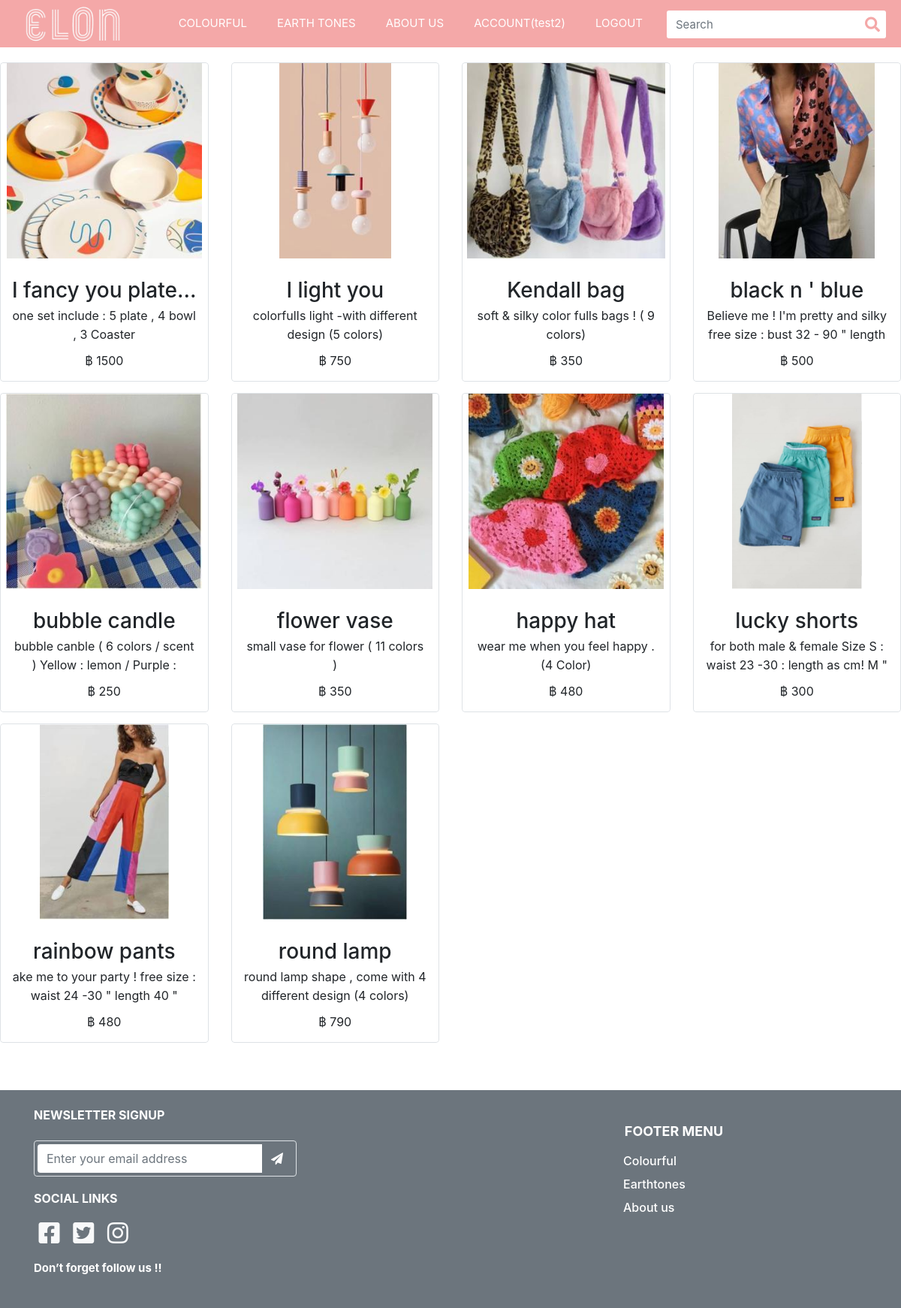
Page /List?category=Colourful (signed in) on the committed database.
### item/models.py (models this page shows, shortened)
class Item(models.Model):
    name = models.CharField(max_length=300)
    detail = models.TextField(max_length=1000)
    slug = models.SlugField(unique=True,default=None)
    img = models.ImageField(default='default_item.png', upload_to='item_pics')
    amount = models.PositiveIntegerField(default=0)
    category = models.ForeignKey(Category, on_delete=models.PROTECT,default=None)
    price = models.PositiveIntegerField(default=0)
    hashtag = models.TextField(max_length=100,default=None)
    class Meta:
        verbose_name_plural = "สินค้า"

### item/views.py (the view)
# urls.py: path('List',views.Listitem),
def Listitem(request):
    cat = request.GET['category']
    if cat == "Colourful":
        title = "COLOURFUL"
        some_colour = Category.objects.get(category="Colourful")
        Item_colour = Item.objects.all().filter(category=some_colour).order_by('name')
        context = {'Item': Item_colour,'title' : title}
    else:
        title = "EARTH TONES"
        some_Earthtones = Category.objects.get(category="Earthtones")
        Item_Earthtones = Item.objects.all().filter(category=some_Earthtones).order_by('name')
        context = {'Item': Item_Earthtones,'title' : title}
    return render(request,'Category.html',context=context)

### template/Category.html (shortened to what this page needs)
{% extends "1Navbar.html" %}
{% load static %}
{% block content %}
<!DOCTYPE html>
<html lang="en">
<head>
    <link rel="stylesheet" href="{% static 'css/COLORFUL.css' %}">
    <link rel="stylesheet" href="https://code.jquery.com/jquery-3.4.1.min.js" />
    <link rel="stylesheet" href="https://stackpath.bootstrapcdn.com/bootstrap/4.3.1/js/bootstrap.min.js" />
</head>
<body>
     <div class="productList1" id="productList1_">
        <div class="productWidget">
            <div class="row ">
                {% for item in Item %}
                <div class="item col-6 col-md-6 col-lg-3 mobileProductList1">
                    <div class="itemInner rounded" style="display: flex; overflow: hidden; width: 100%;">
                        <div class="thumbnail border rounded">
                            <div class="productImage rounded-top">
                                <img class="mx-auto"
                                    src="{{ item.img.url }}"
                                    alt="XOXO BonBon Liquid Matte Lip Limited Box Set "
                                    title="XOXO BonBon Liquid Matte Lip Limited Box Set " style="opacity: 1;">
                            </div>
                            <div class="productCaption">
                                <div class="productName">
                                    <h3 class="h3-hover">{{ item.name }}</h3>
                                </div>
                                <div class="productIntro">
                                    <p>{{ item.detail }} </p>
                                </div>
                                <div class="productPrice">
                                    <div class="ff-price fs-price fc-price">
                                        <span class="SpePrice">฿ {{ item.price }} </span>
                                    </div>
                                </div>
                            </div>
                        </div>
                    </div>
                </div>
                {% endfor %}
                </div>
            </div>
        </div>
    <footer>
      <div class="jumbotron jumbotron-fluid bg-secondary p-4 mt-5 mb-0">
        <div class="container">
          <div class="row">
            <div class="col-lg-4 col-md-6 mb-lg-0">
              <h6 class="text-uppercase font-weight-bold mb-4">NEWSLETTER SIGNUP</h6>
              <div class="p-1 rounded border">
                <div class="input-group">
                  <input type="email" placeholder="Enter your email address" aria-describedby="button-addon1"
                    class="form-control border-0 shadow-0">
                  <div class="input-group-append">
                    <button id="button-addon1" type="submit" class="btn btn-link"><i
                        class="fa fa-paper-plane"></i></button>
                  </div>
                </div>
              </div>
              <h5 class="card-title text-white display-4" style="font-size:16px">SOCIAL LINKS</h5>
              <a class="text-light" href="#"><i class="fab fa-facebook-square fa-fw fa-2x"></i></a>
              <a class="text-light" href="#"><i class="fab fa-twitter-square fa-fw fa-2x"></i></a>
              <a class="text-light" href="#"><i class="fab fa-instagram fa-fw fa-2x"></i></a>
              <h5 class="card-title text-white display-4" style="font-size:15px">Don’t forget follow us !!</h5>
            </div>
            <div class="col-sm-8 col-md-6">
              <div class="footermenu">
                <h5 class="card-title text-white display-4" style="font-size:18px">FOOTER MENU</h5>
                <a class="text-light" href="/List?category=Colourful">
                  <h6 class="card-title text-white" style="font-size:16px">Colourful</h6>
                </a>
                <a class="text-light" href="/List?category=Earthones">
                  <h6 class="card-title text-white" style="font-size:16px">Earthtones</h6>
                </a>
                <a class="text-light" href="/Aboutus">
                  <h6 class="card-title text-white" style="font-size:16px">About us</h6>
                </a>
              </div>
            </div>
          </div>
        </div>
      </div>
    </footer>
</body>
</html>
{% endblock %}

### template/1Navbar.html (shortened to what this page needs)
{% load static %}
<!DOCTYPE html>
<html lang="en">
<head>
    <link rel="stylesheet" href="https://use.fontawesome.com/releases/v5.4.2/css/all.css">
    <link rel="stylesheet" href="https://cdnjs.cloudflare.com/ajax/libs/normalize/5.0.0/normalize.min.css">
    <link rel='stylesheet' href='https://cdnjs.cloudflare.com/ajax/libs/twitter-bootstrap/4.0.0-beta.2/css/bootstrap.css'>
    <link rel="stylesheet" type="text/css" href="{% static 'css/home.css' %}">
    <link rel="stylesheet" href="{% static 'js/home.js' %}">
  </head>
<body>
    <nav class="navbar navbar-expand-custom navbar-mainbg">
        <a class="logo" href="/"><img
            src="{% static 'img/icon.png' %}"
            alt=""></a>
        <div class="collapse navbar-collapse" id="navbarSupportedContent">
          <ul class="navbar-nav ml-auto">
            <li class="nav-item ">
              <a class="nav-link" href="/List?category=Colourful"> COLOURFUL</a>
            </li>
            <li class="nav-item">
              <a class="nav-link" href="/List?category=Earthtones">EARTH TONES</a>
            </li>
            <li class="nav-item ">
              <a class="nav-link" href="/Aboutus">ABOUT US</a>
            </li>
            {% if user.is_authenticated %}
            <li class="nav-item">
              <a class="nav-link" href="/Myorder">ACCOUNT({{ user.username }})</a>
            </li>
            <li class="nav-item">
              <a class="nav-link" href="/Logout">LOGOUT</a>
            </li>
            {% endif %}
          </ul>
          <form class="form-inline " action="" method="">
            <div class="input-group search-box">
              <input type="text" style="margin-left: 12px; text-shadow: #535e67 2px;" class="form-control"
                placeholder="Search" required="required" name="q">
              <span class="input-group-btn">
                <button class="btn" style="color: #F4A8A8;" type="submit"><i class="fas fa-search"></i></button>
              </span>
            </div>
          </form>
        </div>
      </nav>
    {% block content %}
    {% endblock content %}
</body>
</html>

### static/css/home.css (style rules this page uses)
.logo img { margin-top: 1.2px; padding: 0px; height: 60px; padding-left: 30px; }
.navbar-mainbg { width: 100%; background-color: #F4A8A8; padding: 0px; }
#navbarSupportedContent { overflow: hidden; position: relative; }
#navbarSupportedContent ul li a { color: rgb(255, 255, 255); text-decoration: none; font-size: 15px; display: block; padding: 20px 20px; position: relative; }
.search-box { position: relative; height: 34px; margin-right: 20px; }
.search-box input { border: 0; border-radius: 3px !important; padding-right: 40px; font-size: 15px; }
.search-box .input-group-btn { position: absolute; right: 0; top: 0; z-index: 999; }
.search-box .input-group-btn button { background-color: transparent; border: 0; padding: 4px 8px; font-size: 20px; }
@media (min-width: 992px) { .navbar-expand-custom { -ms-flex-flow: row nowrap; flex-flow: row nowrap; -ms-flex-pack: start; justify-content: flex-start; } }
@media (min-width: 992px) { .navbar-expand-custom .navbar-nav { -ms-flex-direction: row; flex-direction: row; } }
@media (min-width: 992px) { .navbar-expand-custom .navbar-collapse { display: -ms-flexbox!important; display: flex!important; -ms-flex-preferred-size: auto; flex-basis: auto; } }
.row h6 { color: white; }
.row h5 { margin-top: 20px; margin-bottom: 20px; font-weight: bold; }
.row button { color: white; margin-top: auto; margin-left: auto; }
.footermenu { margin-left: 75%; }
.footermenu h5 { text-align: center; }

### rows in the picture
Item: img (picture), name "I fancy you plate…", detail "one set include : 5 plate , 4 bowl , 3 Coaster", price "1500"
Item: img (picture), name "I light you", detail "colorfulIs light -with different design (5 colors)", price "750"
Item: img (picture), name "Kendall bag", detail "soft & silky color fulls bags ! ( 9 colors)", price "350"
Item: img (picture), name "black n ' blue", detail "Believe me ! I'm pretty and silky free size : bust 32 - 90 \" length…", price "500"
Item: img (picture), name "bubble candle", detail "bubble canble ( 6 colors / scent ) Yellow : lemon / Purple :…", price "250"
Item: img (picture), name "flower vase", detail "small vase for flower ( 11 colors )", price "350"
Item: img (picture), name "happy hat", detail "wear me when you feel happy . (4 Color)", price "480"
Item: img (picture), name "lucky shorts", detail "for both male & female Size S : waist 23 -30 : length as cm! M \"…", price "300"
Item: img (picture), name "rainbow pants", detail "ake me to your party ! free size : waist 24 -30 \" length 40 \"", price "480"
Item: img (picture), name "round lamp", detail "round lamp shape , come with 4 different design (4 colors)", price "790"

### other values in the picture
{{ user.username }} "test2"
